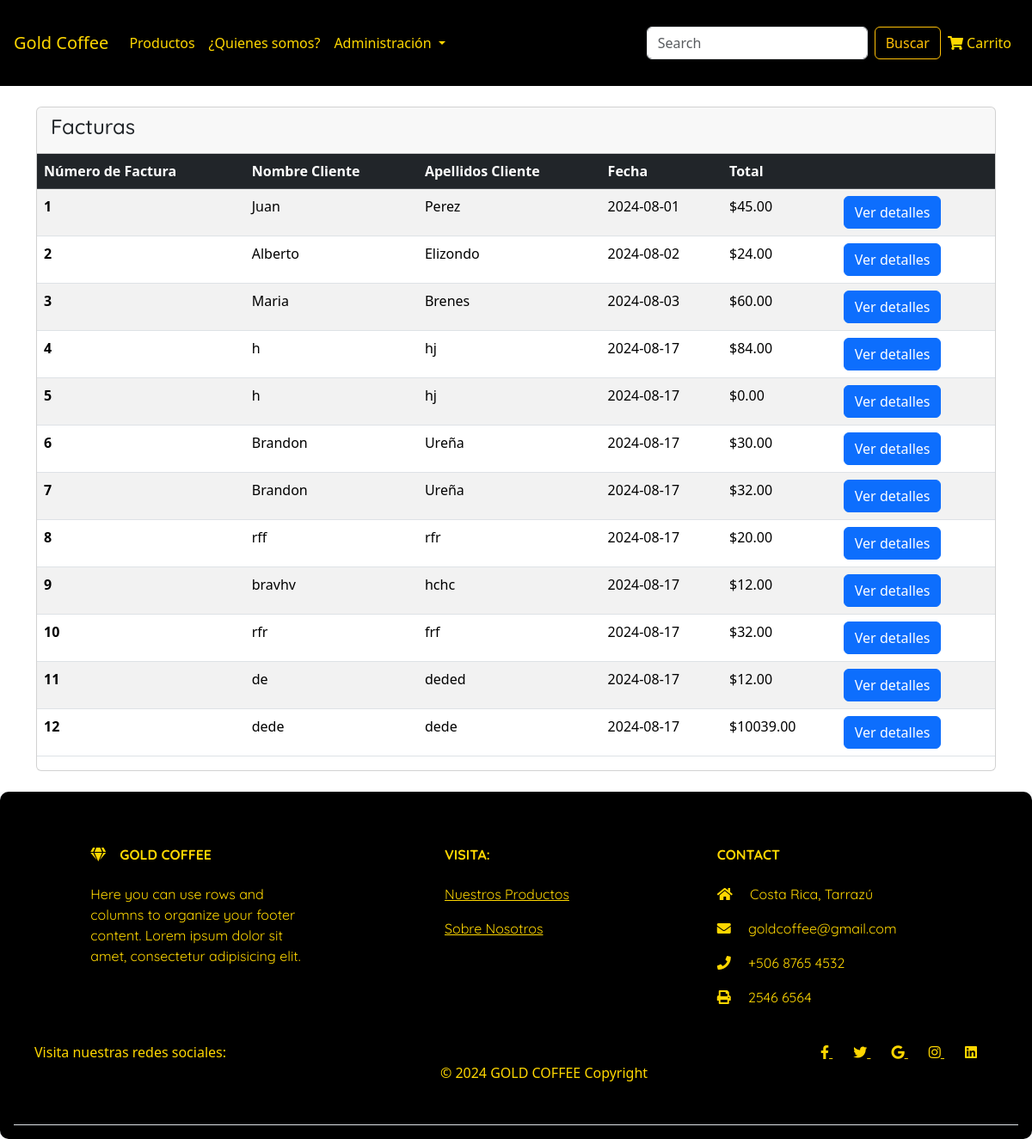
Page /SC502_2C2024_S_G4/views/facturas.php on the committed database.
### tables this page shows
CREATE TABLE `factura` (
  `id_factura` int(11) NOT NULL,
  `nombre` varchar(255) NOT NULL,
  `apellidos` varchar(255) NOT NULL,
  `fecha` date NOT NULL,
  `total` decimal(10,2) NOT NULL
);

### SC502_2C2024_S_G4/model/conexionModel.php (called while the page is built, shortened)
<?php
class conexionModel{
    public static function execute($scriptSQL){
        try{
            $conexion = mysqli_connect(
                'localhost',
                'root',
                '',
                'gold_coffee',
            )or die ('No puede conectarse a la BD');
            $script = mysqli_query($conexion, $scriptSQL);
            $resultado=array(
                'exito' =>$script,
                'error'=>mysqli_error($conexion),
                'conexion'=>$conexion
            );
            return $resultado;
        }catch(Exception $e){
            echo 'Error: '.$e->getMessage();
        }
    }
    public static function now_execute($scriptSQL){
        try {
            $resultado = self::execute($scriptSQL);
            $registros = array();
            if($resultado['exito']){
                while($filas = mysqli_fetch_array($resultado['exito'],MYSQLI_ASSOC)){
                    $registros[] = $filas;
                }
            }
            return $registros;
        } catch (Exception $e) {
            echo "Error: ". $e->getMessage();
        }
    }
}
?>

### SC502_2C2024_S_G4/model/facturasModel.php (called while the page is built, shortened)
<?php
require_once('../model/conexionModel.php');
class facturasModel{
    public static function get_facturas(){
        try {
            $lista=conexionModel::now_execute('call pr_getAllFacturas');
            return$lista;
        } catch (Exception $e) {
            echo "Error: ". $e->getMessage();
        }
    }
}
?>

### SC502_2C2024_S_G4/controller/facturasController.php (called while the page is built, shortened)
<?php
require_once('../model/facturasModel.php');
class facturasController
{
    public static function view_get_facturas()
    {
        try {
            return facturasModel::get_facturas();
        } catch (Exception $e) {
            echo "Error: " . $e->getMessage();
        }
    }
}

### SC502_2C2024_S_G4/views/facturas.php (the view, shortened to what this page needs)
<?php
require_once('../controller/facturasController.php');
$view_facturas = facturasController::view_get_facturas();
?>
<!DOCTYPE html>
<html lang="en">
<head>
  <link rel="stylesheet" href="https://cdnjs.cloudflare.com/ajax/libs/font-awesome/5.15.3/css/all.min.css" />
  <link href="https://cdn.jsdelivr.net/npm/bootstrap@5.3.3/dist/css/bootstrap.min.css" rel="stylesheet">
</head>
<body>
  <header>
    <?php
    include 'header.php'
    ?>
  </header>
  <div class="container">
    <div class="row">
      <div class="col-md-12">
        <div class="card mb-4 mt-4">
          <div class="card-header">
            <h4>Facturas</h4>
          </div>
          <div th:if="${Facturas != null and !Facturas.empty}">
            <table class="table table-striped table-hover">
              <thead class="table-dark">
                <tr>
                  <th>Número de Factura</th>
                  <th>Nombre Cliente</th>
                  <th>Apellidos Cliente</th>
                  <th>Fecha</th>
                  <th>Total</th>
                  <th></th>
                </tr>
              </thead>
              <tbody>
              <?php
                foreach ($view_facturas as $user) {
                ?>
                  <tr>
                    <th scope="row"><?= $user['id_factura'] ?></th>
                    <td><?= $user['nombre'] ?></td>
                    <td><?= $user['apellidos'] ?></td>
                    <td><?= $user['fecha'] ?></td>
                    <td>$<?= $user['total'] ?></td>
                    <td><a href="./detallesFactura.php?id_factura=<?= $user['id_factura'] ?>" class="btn btn-primary">Ver detalles</a></td>
                    </tr>
                <?php
                }
                ?>
              </tbody>
            </table>
          </div>
        </div>
      </div>
    </div>
  </div>
  <footer>
    <?php
    include 'footer.php';
    ?>
  </footer>
</body>
</html>

### SC502_2C2024_S_G4/views/header.php (shortened to what this page needs)
<!DOCTYPE html>
<html lang="en">
<head>
    <link rel="stylesheet" href="https://cdnjs.cloudflare.com/ajax/libs/font-awesome/5.15.3/css/all.min.css" />
    <link href="https://cdn.jsdelivr.net/npm/bootstrap@5.3.3/dist/css/bootstrap.min.css" rel="stylesheet">
  </head>
<body>
    <header>
    <nav class="navbar navbar-expand-lg p-3 " style="background-color: black; height: 100px;">
    <a class="navbar-brand header-text" href="./index.php">Gold Coffee</a>
    <div class="collapse navbar-collapse" id="navbarSupportedContent">
      <ul class="navbar-nav me-auto mb-2 mb-lg-0">
        <li class="nav-item">
          <a class="nav-link header-text" aria-current="page" href="./productos.php">Productos</a>
        </li>
        <li class="nav-item">
          <a class="nav-link header-text" href="./informacion.php">¿Quienes somos?</a>
        </li>
        <li class="nav-item dropdown" style="color: gold;">
          <a class="nav-link dropdown-toggle header-text" href="#" role="button" data-bs-toggle="dropdown" aria-expanded="false">
            Administración
          </a>
        </li>
      </ul>
      <form class="d-flex" role="search" action="index.php" method="GET">
      <input class="form-control me-2" type="search" name="search" placeholder="Search" aria-label="Search">
      <button class="btn btn-outline-warning" type="submit">Buscar</button>
      </form>
      <ul class="navbar-nav ml-auto">
    <li class="nav-item">
      <a class="nav-link header-text" href="carritoView.php" style="color: gold;">
        <i class="fas fa-shopping-cart"></i>
        Carrito
      </a>
    </li>
  </ul>
    </div>
</nav>
    </header>
</body>
</html>

### SC502_2C2024_S_G4/views/footer.php (shortened to what this page needs)
<!DOCTYPE html>
<html lang="en">
<head>
  <link rel="stylesheet" href="https://cdnjs.cloudflare.com/ajax/libs/font-awesome/5.15.3/css/all.min.css" />
  <link href="https://cdn.jsdelivr.net/npm/bootstrap@5.3.3/dist/css/bootstrap.min.css" rel="stylesheet">
</head>
<body>
  <footer class="text-center text-lg-start bg-body-tertiary text-muted">
    <section class="p-3" style="color: gold;background-color: black; border-radius: 10px;">
      <div class="container text-center text-md-start mt-5">
        <div class="row mt-3">
          <div class="col-md-3 col-lg-4 col-xl-3 mx-auto mb-4">
            <h6 class="text-uppercase fw-bold mb-4">
              <i class="fas fa-gem me-3"></i>GOLD COFFEE
            </h6>
            <p>
              Here you can use rows and columns to organize your footer content. Lorem ipsum
              dolor sit amet, consectetur adipisicing elit.
            </p>
          </div>
          <div class="col-md-3 col-lg-2 col-xl-2 mx-auto mb-4" style="background-color:black;">
            <h6 class="text-uppercase fw-bold mb-4">
              Visita:
            </h6>
            <p>
              <a href="./productos.php" class="footer-text">Nuestros Productos</a>
            </p>
            <p>
              <a href="./informacion.php" class="footer-text">Sobre Nosotros</a>
            </p>
          </div>
          <div class="col-md-4 col-lg-3 col-xl-3 mx-auto mb-md-0 mb-4">
            <h6 class="text-uppercase fw-bold mb-4">Contact</h6>
            <p><i class="fas fa-home me-3"></i> Costa Rica, Tarrazú</p>
            <p>
              <i class="fas fa-envelope me-3"></i>
              <a href="mailto:goldcoffee@gmail.com" style="color: inherit; text-decoration: none;">goldcoffee@gmail.com</a>
            </p>
            <p><i class="fas fa-phone me-3"></i> +506 8765 4532</p>
            <p><i class="fas fa-print me-3"></i> 2546 6564</p>
          </div>
        </div>
      </div>
      <section class="d-flex justify-content-center justify-content-lg-between p-4 border-bottom" style="background-color: black ;">
        <div class="me-5 d-none d-lg-block" style="color: gold;">
          <span>Visita nuestras redes sociales:</span>
        </div>
        <div class=" p-4" style="color:gold;">
          © 2024 GOLD COFFEE Copyright
        </div>
        <div style="color: gold;">
          <a href="https://www.facebook.com/" class="me-4 footer-text">
            <i class="fab fa-facebook-f"></i>
          </a>
          <a href="https://x.com/" class="me-4 footer-text">
            <i class="fab fa-twitter"></i>
          </a>
          <a href="https://workspace.google.com/" class="me-4 footer-text">
            <i class="fab fa-google"></i>
          </a>
          <a href="https://www.instagram.com/" class="me-4 footer-text">
            <i class="fab fa-instagram"></i>
          </a>
          <a href="https://www.linkedin.com/" class="me-4 footer-text">
            <i class="fab fa-linkedin"></i>
          </a>
        </div>
      </section>
    </section>
  </footer>
</body>
</html>

### SC502_2C2024_S_G4/views/facturas.php (style rules this page uses)
h1, h2, h3, h4, h5, h6, p { font-family: "Quicksand", sans-serif; }

### SC502_2C2024_S_G4/views/header.php (style rules this page uses)
.header-text { color: gold !important; transition: color 0.3s ease-in-out !important; }

### SC502_2C2024_S_G4/views/footer.php (style rules this page uses)
.footer-text { color: gold; transition: color 0.3s ease-in-out; }

### rows in the picture
factura: id_factura "1", nombre "Juan", apellidos "Perez", fecha "2024-08-01", total "45.00"
factura: id_factura "2", nombre "Alberto", apellidos "Elizondo", fecha "2024-08-02", total "24.00"
factura: id_factura "3", nombre "Maria", apellidos "Brenes", fecha "2024-08-03", total "60.00"
factura: id_factura "4", nombre "h", apellidos "hj", fecha "2024-08-17", total "84.00"
factura: id_factura "5", nombre "h", apellidos "hj", fecha "2024-08-17", total "0.00"
factura: id_factura "6", nombre "Brandon", apellidos "Ureña", fecha "2024-08-17", total "30.00"
factura: id_factura "7", nombre "Brandon", apellidos "Ureña", fecha "2024-08-17", total "32.00"
factura: id_factura "8", nombre "rff", apellidos "rfr", fecha "2024-08-17", total "20.00"
factura: id_factura "9", nombre "bravhv", apellidos "hchc", fecha "2024-08-17", total "12.00"
factura: id_factura "10", nombre "rfr", apellidos "frf", fecha "2024-08-17", total "32.00"
factura: id_factura "11", nombre "de", apellidos "deded", fecha "2024-08-17", total "12.00"
factura: id_factura "12", nombre "dede", apellidos "dede", fecha "2024-08-17", total "10039.00"
